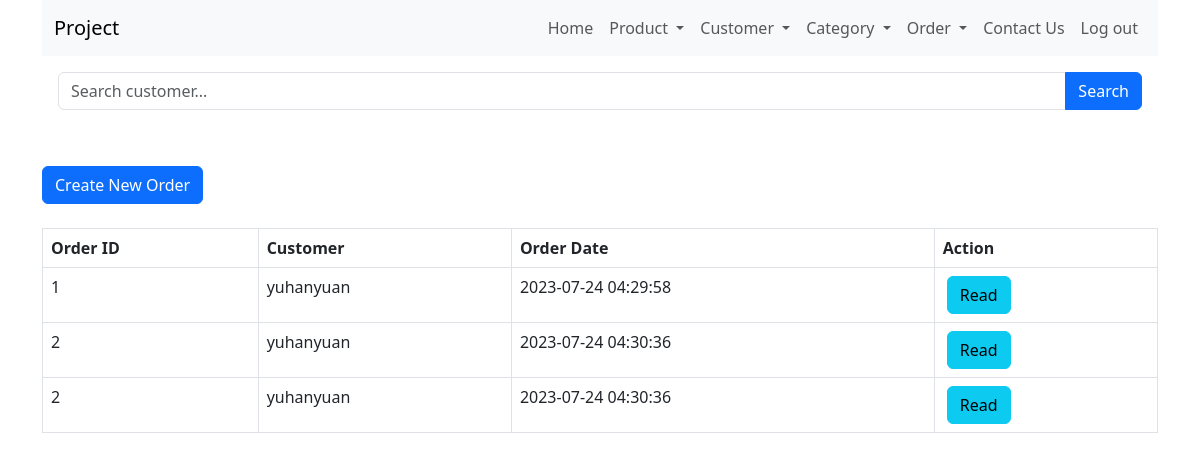
Before: /order_read.php with the older database file.
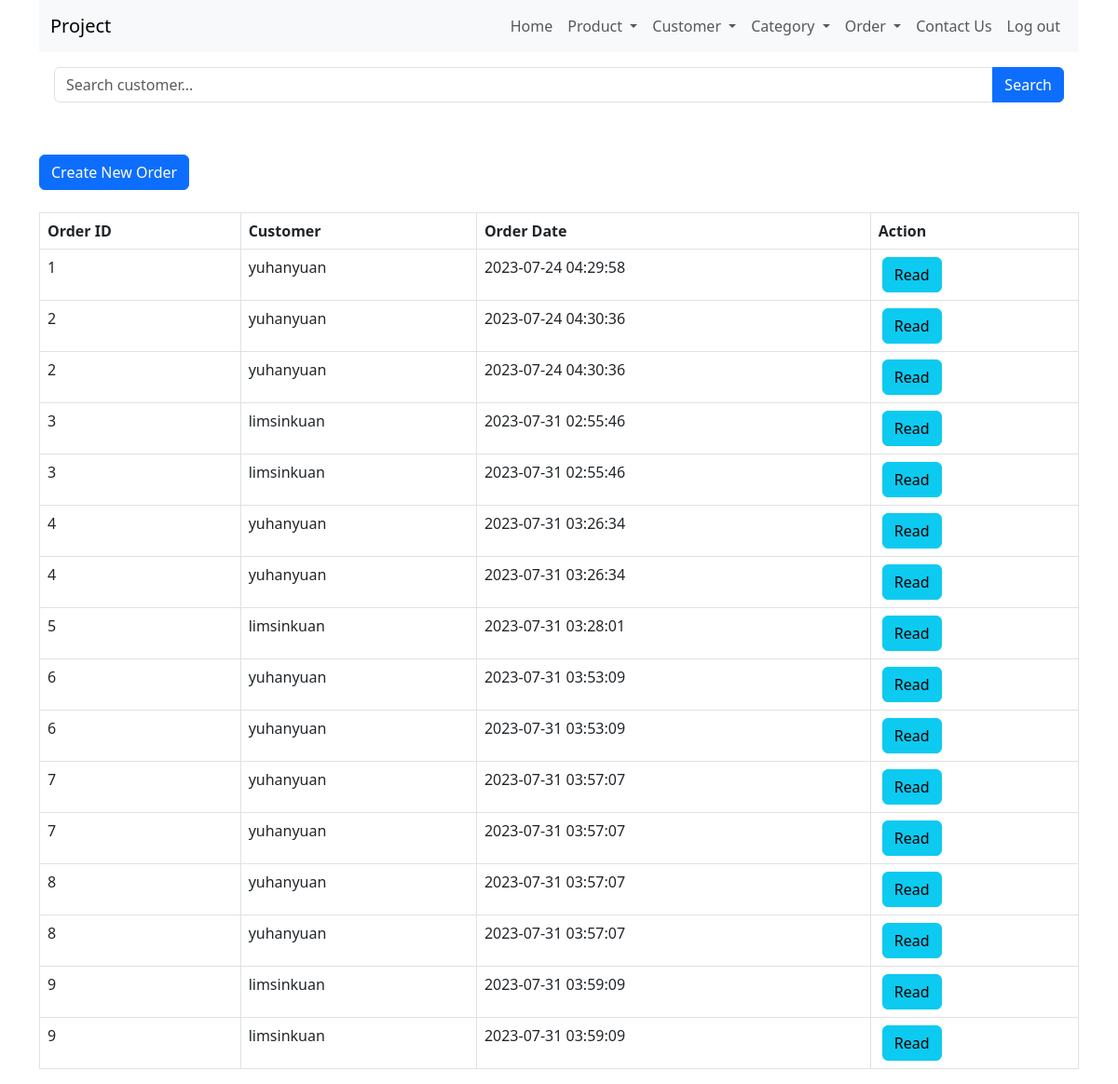
After: the same page with the newer database file.
### tables this page shows
CREATE TABLE IF NOT EXISTS `order_summary` (
  `order_id` int NOT NULL AUTO_INCREMENT,
  `customer_id` int NOT NULL,
  `order_date` datetime NOT NULL,
  PRIMARY KEY (`order_id`),
  KEY `customer_id` (`customer_id`)
);

CREATE TABLE IF NOT EXISTS `customers` (
  `user_id` int NOT NULL AUTO_INCREMENT,
  `username` varchar(20) NOT NULL,
  `first_name` varchar(20) NOT NULL,
  `last_name` varchar(20) NOT NULL,
  `password` text NOT NULL,
  `email` varchar(30) NOT NULL,
  `date_of_birth` date NOT NULL,
  `registration_date_time` datetime NOT NULL DEFAULT CURRENT_TIMESTAMP ON UPDATE CURRENT_TIMESTAMP,
  `gender` enum('male','female') NOT NULL,
  `status` enum('active','inactive') NOT NULL DEFAULT 'active',
  PRIMARY KEY (`user_id`),
  UNIQUE KEY `username` (`username`)
);

### order_read.php (the view, shortened to what this page needs)
<html lang="en">
<head>
    <link href="https://cdn.jsdelivr.net/npm/bootstrap@5.3.0/dist/css/bootstrap.min.css" rel="stylesheet">
</head>
<body>
    <div class="container">
        <?php
        include 'menu/menu.php';
        ?>
        <?php
        include 'config/database.php';
        $searchKeyword = isset($_GET['search']) ? $_GET['search'] : '';
        $query = "SELECT customers.username, order_summary.order_date, order_summary.order_id FROM order_summary INNER JOIN order_detail ON order_summary.order_id = order_detail.order_id INNER JOIN customers ON customers.user_id = order_summary.customer_id";
        $query .= " ORDER BY order_detail_id ASC";
        $stmt = $con->prepare($query);
        $stmt->execute();
        $num = $stmt->rowCount();
        echo '<div class="p-3">
            <form method="GET" action="">
                <div class="input-group mb-3">
                    <input type="text" class="form-control" name="search" placeholder="Search customer..." value="' . str_replace('%', '', $searchKeyword) . '">
                    <button class="btn btn-primary" type="submit">Search</button>
                </div>
            </form>
        </div>';
        echo "<br><div><a href='order_create.php' class='btn btn-primary m-b-1em'>Create New Order</a></div>" . "<br>";
        if ($num > 0) {
            echo "<table id='product_table' class='table table-hover table-responsive table-bordered'>";
            echo "<tr>";
            echo "<th>Order ID</th>";
            echo "<th>Customer</th>";
            echo "<th>Order Date</th>";
            echo "<th>Action</th>";
            echo "</tr>";
            while ($row = $stmt->fetch(PDO::FETCH_ASSOC)) {
                extract($row);
                echo "<tr>";
                echo "<td>{$order_id}</td>";
                echo "<td>{$username}</td>";
                echo "<td>{$order_date}</td>";
                echo "<td>";
                echo "<a href='order_detail_read.php?id={$order_id}' class='btn btn-info m-r-1em mx-1'>Read</a>";
                echo "</td>";
                echo "</tr>";
            }
            echo "</table>";
        } else {
            echo "<div class='alert alert-danger'>No records found.</div>";
        }
        ?>
    </div>
</body>
</html>

### menu/menu.php (shortened to what this page needs)
<div class="page-header">
    <nav class="navbar navbar-expand-lg bg-body-tertiary">
        <div class="container-fluid d-flex">
            <a class="navbar-brand" href="#">Project</a>
            <div class="collapse navbar-collapse d-flex flex-row-reverse" id="navbarNavAltMarkup">
                <div class="navbar-nav">
                    <a class="nav-link" href="index.php">Home</a>
                    <li class="nav-item dropdown">
                        <a class="nav-link dropdown-toggle" href="#" role="button" data-bs-toggle="dropdown" aria-expanded="false">
                            Product
                        </a>
                    </li>
                    <li class="nav-item dropdown">
                        <a class="nav-link dropdown-toggle" href="#" role="button" data-bs-toggle="dropdown" aria-expanded="false">
                            Customer
                        </a>
                    </li>
                    <li class="nav-item dropdown">
                        <a class="nav-link dropdown-toggle" href="#" role="button" data-bs-toggle="dropdown" aria-expanded="false">
                            Category
                        </a>
                    </li>
                    <li class="nav-item dropdown">
                        <a class="nav-link dropdown-toggle" href="#" role="button" data-bs-toggle="dropdown" aria-expanded="false">
                            Order
                        </a>
                    </li>
                    <a class="nav-link" href="contact.php">Contact Us</a>
                    <?php
                    echo "<a class='nav-link' href='login.php'>Log out</a>";
                    ?>
                </div>
            </div>
        </div>
    </nav>
</div>

Changed rows visible on the page:
added order_summary: order_id "3", customer.username "limsinkuan", order_date "2023-07-31 02:55:46"
added order_summary: order_id "4", customer.username "yuhanyuan", order_date "2023-07-31 03:26:34"
added order_summary: order_id "5", customer.username "limsinkuan", order_date "2023-07-31 03:28:01"
added order_summary: order_id "6", customer.username "yuhanyuan", order_date "2023-07-31 03:53:09"
added order_summary: order_id "7", customer.username "yuhanyuan", order_date "2023-07-31 03:57:07"
added order_summary: order_id "8", customer.username "yuhanyuan", order_date "2023-07-31 03:57:07"
added order_summary: order_id "9", customer.username "limsinkuan", order_date "2023-07-31 03:59:09"
